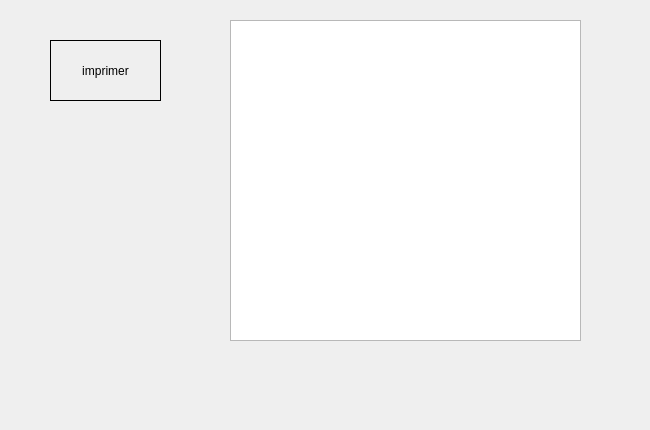
     <widget class="QWidget" name="tab_9">
      <attribute name="title">
       <string>Afficher</string>
      </attribute>
      <widget class="QTableView" name="tableView_2">
       <property name="geometry">
        <rect>
         <x>230</x>
         <y>20</y>
         <width>351</width>
         <height>321</height>
        </rect>
       </property>
      </widget>
      <widget class="QLabel" name="label_45">
       <property name="geometry">
        <rect>
         <x>-20</x>
         <y>-20</y>
         <width>641</width>
         <height>421</height>
        </rect>
       </property>
       <property name="text">
        <string/>
       </property>
       <property name="pixmap">
        <pixmap resource="ressources.qrc">:/images/img/imf.jpg</pixmap>
       </property>
       <property name="scaledContents">
        <bool>true</bool>
       </property>
      </widget>
      <widget class="QPushButton" name="imprimer">
       <property name="geometry">
        <rect>
         <x>50</x>
         <y>40</y>
         <width>111</width>
         <height>61</height>
        </rect>
       </property>
       <property name="styleSheet">
        <string notr="true">font: bold, &quot;Arial&quot;;;
border: 1px solid black;    
 background-color: qlineargradient(x1: 0, y1: 0, x2: 0, y2: 1,
                                       stop: 0 #0c55ff, stop: 1 #0c55ff);</string>
       </property>
       <property name="text">
        <string>imprimer</string>
       </property>
       <property name="icon">
        <iconset resource="ressources.qrc">
         <normaloff>:/images/img/unnamed.png</normaloff>:/images/img/unnamed.png</iconset>
       </property>
       <property name="checkable">
        <bool>true</bool>
       </property>
       <property name="autoExclusive">
        <bool>false</bool>
       </property>
      </widget>
      <zorder>label_45</zorder>
      <zorder>tableView_2</zorder>
      <zorder>imprimer</zorder>
     </widget>
